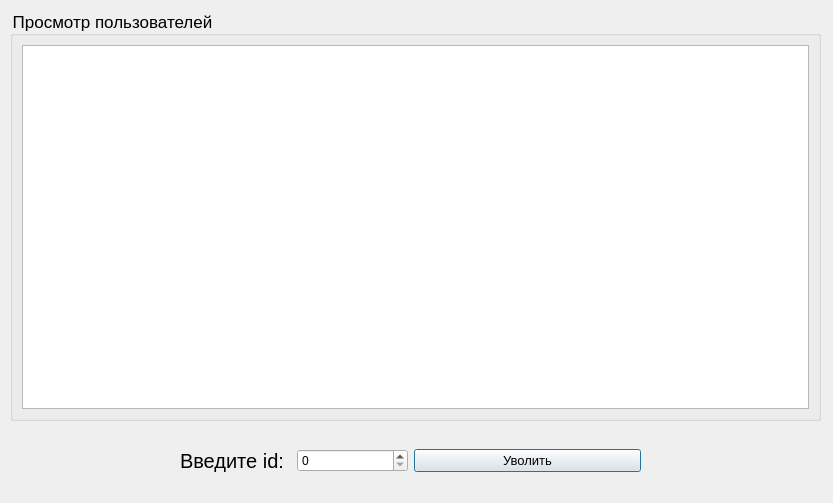
<?xml version="1.0" encoding="UTF-8"?>
<ui version="4.0">
 <class>QFormForDelete</class>
 <widget class="QDialog" name="QFormForDelete">
  <property name="geometry">
   <rect>
    <x>0</x>
    <y>0</y>
    <width>833</width>
    <height>503</height>
   </rect>
  </property>
  <property name="windowTitle">
   <string>Dialog</string>
  </property>
  <widget class="QGroupBox" name="groupBox">
   <property name="geometry">
    <rect>
     <x>10</x>
     <y>10</y>
     <width>811</width>
     <height>411</height>
    </rect>
   </property>
   <property name="styleSheet">
    <string notr="true">font-size: 13pt;</string>
   </property>
   <property name="title">
    <string>Просмотр пользователей</string>
   </property>
   <layout class="QGridLayout" name="gridLayout">
    <item row="0" column="0">
     <widget class="QTableWidget" name="tableWidget">
      <property name="styleSheet">
       <string notr="true">font-size: 10pt;</string>
      </property>
     </widget>
    </item>
   </layout>
  </widget>
  <widget class="QWidget" name="">
   <property name="geometry">
    <rect>
     <x>180</x>
     <y>440</y>
     <width>461</width>
     <height>41</height>
    </rect>
   </property>
   <layout class="QHBoxLayout" name="horizontalLayout_2">
    <item>
     <layout class="QHBoxLayout" name="horizontalLayout">
      <item>
       <widget class="QLabel" name="label">
        <property name="styleSheet">
         <string notr="true">font-size: 15pt;</string>
        </property>
        <property name="text">
         <string>Введите id:</string>
        </property>
       </widget>
      </item>
      <item>
       <widget class="QSpinBox" name="spinBox"/>
      </item>
     </layout>
    </item>
    <item>
     <widget class="QPushButton" name="pushButton">
      <property name="styleSheet">
       <string notr="true">font-size: 10pt;</string>
      </property>
      <property name="text">
       <string>Уволить</string>
      </property>
     </widget>
    </item>
   </layout>
  </widget>
 </widget>
 <resources/>
 <connections/>
</ui>
